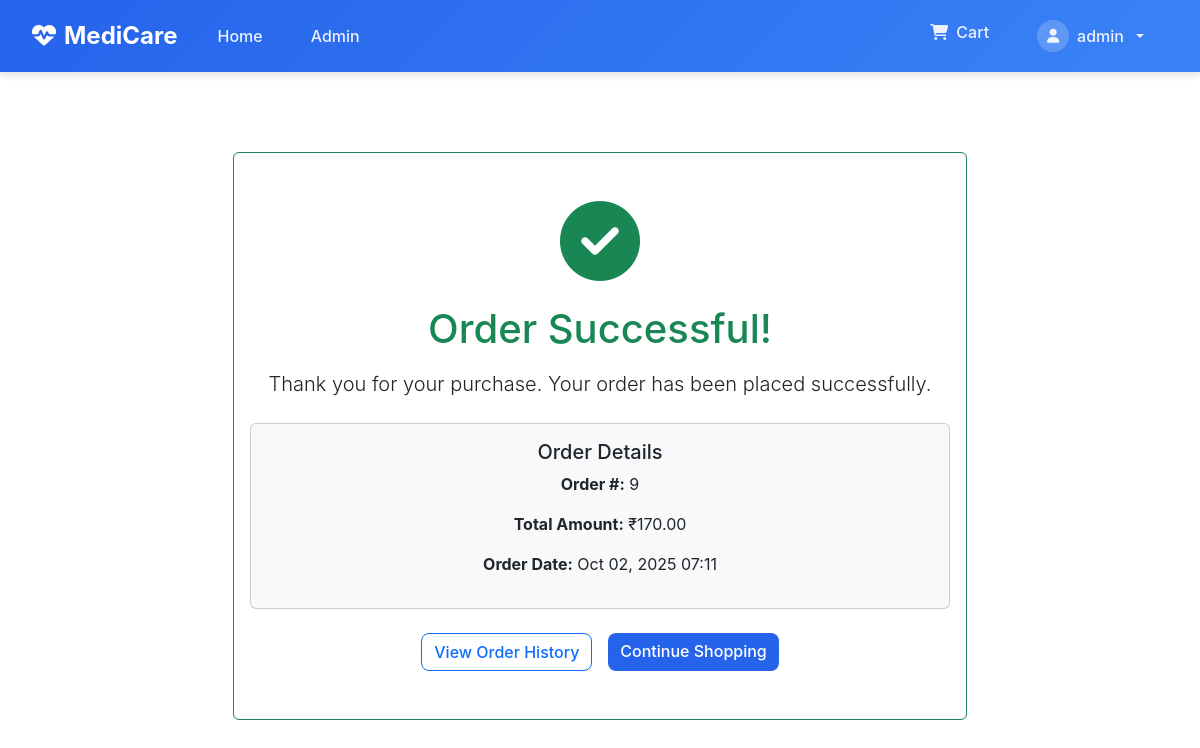
Page /order/success/9/ (signed in) on the committed database.
### store/models.py (models this page shows, shortened)
class Order(models.Model):
    user = models.ForeignKey(User, on_delete=models.CASCADE)
    order_date = models.DateTimeField(auto_now_add=True)
    total_amount = models.DecimalField(max_digits=10, decimal_places=2)
    discount_percentage = models.DecimalField(max_digits=5, decimal_places=2, default=0)
    final_amount = models.DecimalField(max_digits=10, decimal_places=2)
    is_completed = models.BooleanField(default=False)

### store/views.py (the view)
# urls.py: path('order/success/<int:order_id>/', views.order_success, name='order_success'),
@login_required
def order_success(request, order_id):
    order = get_object_or_404(Order, id=order_id, user=request.user)
    return render(request, 'order_success.html', {'order': order})

### templates/order_success.html
{% extends 'base.html' %}
{% block content %}
<div class="container py-5">
    <div class="row justify-content-center">
        <div class="col-md-8 text-center">
            <div class="card border-success">
                <div class="card-body py-5">
                    <div class="text-success mb-4">
                        <i class="fas fa-check-circle fa-5x"></i>
                    </div>
                    <h1 class="text-success mb-3">Order Successful!</h1>
                    <p class="lead mb-4">Thank you for your purchase. Your order has been placed successfully.</p>
                    <div class="card bg-light mb-4">
                        <div class="card-body">
                            <h5>Order Details</h5>
                            <p><strong>Order #:</strong> {{ order.id }}</p>
                            <p><strong>Total Amount:</strong> ₹{{ order.final_amount }}</p>
                            <p><strong>Order Date:</strong> {{ order.order_date|date:"M d, Y H:i" }}</p>
                        </div>
                    </div>
                    <div class="d-grid gap-2 d-md-flex justify-content-md-center">
                        <a href="{% url 'profile' %}" class="btn btn-outline-primary me-md-2">
                            View Order History
                        </a>
                        <a href="{% url 'home' %}" class="btn btn-primary">
                            Continue Shopping
                        </a>
                    </div>
                </div>
            </div>
        </div>
    </div>
</div>
{% endblock %}

### templates/base.html (shortened to what this page needs)
<!DOCTYPE html>
<html lang="en">
<head>
    <link href="https://cdn.jsdelivr.net/npm/bootstrap@5.3.0/dist/css/bootstrap.min.css" rel="stylesheet">
    <link href="https://cdnjs.cloudflare.com/ajax/libs/font-awesome/6.4.0/css/all.min.css" rel="stylesheet">
</head>
<body>
    <nav class="navbar navbar-expand-lg navbar-dark">
    <div class="container-fluid">
        <a class="navbar-brand" href="{% url 'home' %}">
            <i class="fas fa-heartbeat me-2"></i>MediCare
        </a>
        <div class="collapse navbar-collapse" id="navbarNav">
            <ul class="navbar-nav me-auto">
                <li class="nav-item">
                    <a class="nav-link" href="{% url 'home' %}">Home</a>
                </li>
                {% if user.is_staff %}
                <li class="nav-item">
                    <a class="nav-link" href="{% url 'add_product' %}">Admin</a>
                </li>
                {% endif %}
            </ul>
            <ul class="navbar-nav">
                <li class="nav-item">
                    <a class="nav-link cart-link" href="{% url 'cart_view' %}">
                        <i class="fas fa-shopping-cart"></i>
                        <span>Cart</span>
                    </a>
                </li>
                {% if user.is_authenticated %}
                <li class="nav-item dropdown">
                    <a class="nav-link dropdown-toggle user-dropdown-toggle" href="#" id="userDropdown" role="button" data-bs-toggle="dropdown" aria-expanded="false">
                        <div class="user-avatar">
                            <i class="fas fa-user"></i>
                        </div>
                        <span>{{ user.username }}</span>
                    </a>
                </li>
                {% endif %}
            </ul>
        </div>
    </div>
</nav>
    <div class="container-fluid mt-4">
        {% block content %}
        {% endblock %}
    </div>
</body>
</html>

### templates/base.html (style rules this page uses)
:root { --primary-color: #2563eb; --secondary-color: #10b981; --accent-color: #f59e0b; --danger-color: #ef4444; --dark-color: #1f2937; --light-color: #f8fafc; --border-color: #e5e7eb; --text-muted: #6b7280; --shadow-sm: 0 1px 3px rgba(0,0,0,0.1); --shadow-md: 0 4px 6px rgba(0,0,0,0.1); --shadow-lg: 0 10px 25px rgba(0,0,0,0.1); }
body { font-family: 'Inter', -apple-system, BlinkMacSystemFont, sans-serif; background-color: #ffffff; padding-top: 80px; }
.navbar { background: linear-gradient(135deg, var(--primary-color) 0%, #3b82f6 100%); box-shadow: var(--shadow-md); padding: 0.75rem 0; position: fixed; top: 0; left: 0; right: 0; z-index: 1030; }
.navbar-brand { color: white !important; font-weight: 700; font-size: 1.5rem; }
.navbar-nav .nav-link { color: rgba(255, 255, 255, 0.9) !important; font-weight: 500; margin: 0 0.5rem; padding: 0.5rem 1rem !important; border-radius: 8px; transition: all 0.3s ease; display: flex; align-items: center; }
.cart-link { display: flex; align-items: center; gap: 0.5rem; }
.btn { border-radius: 8px; font-weight: 500; transition: all 0.3s ease; }
.btn-primary { background: var(--primary-color); border: none; }
.container-fluid { padding: 0 2rem; }
.user-dropdown-toggle { display: flex; align-items: center; gap: 0.5rem; }
.user-avatar { width: 32px; height: 32px; background: rgba(255, 255, 255, 0.2); border-radius: 50%; display: flex; align-items: center; justify-content: center; font-size: 0.875rem; }

### rows in the picture
Order: id "9", final_amount "170.00", order_date "Oct 02, 2025 07:11"

### other values in the picture
{{ user.username }} "admin"
